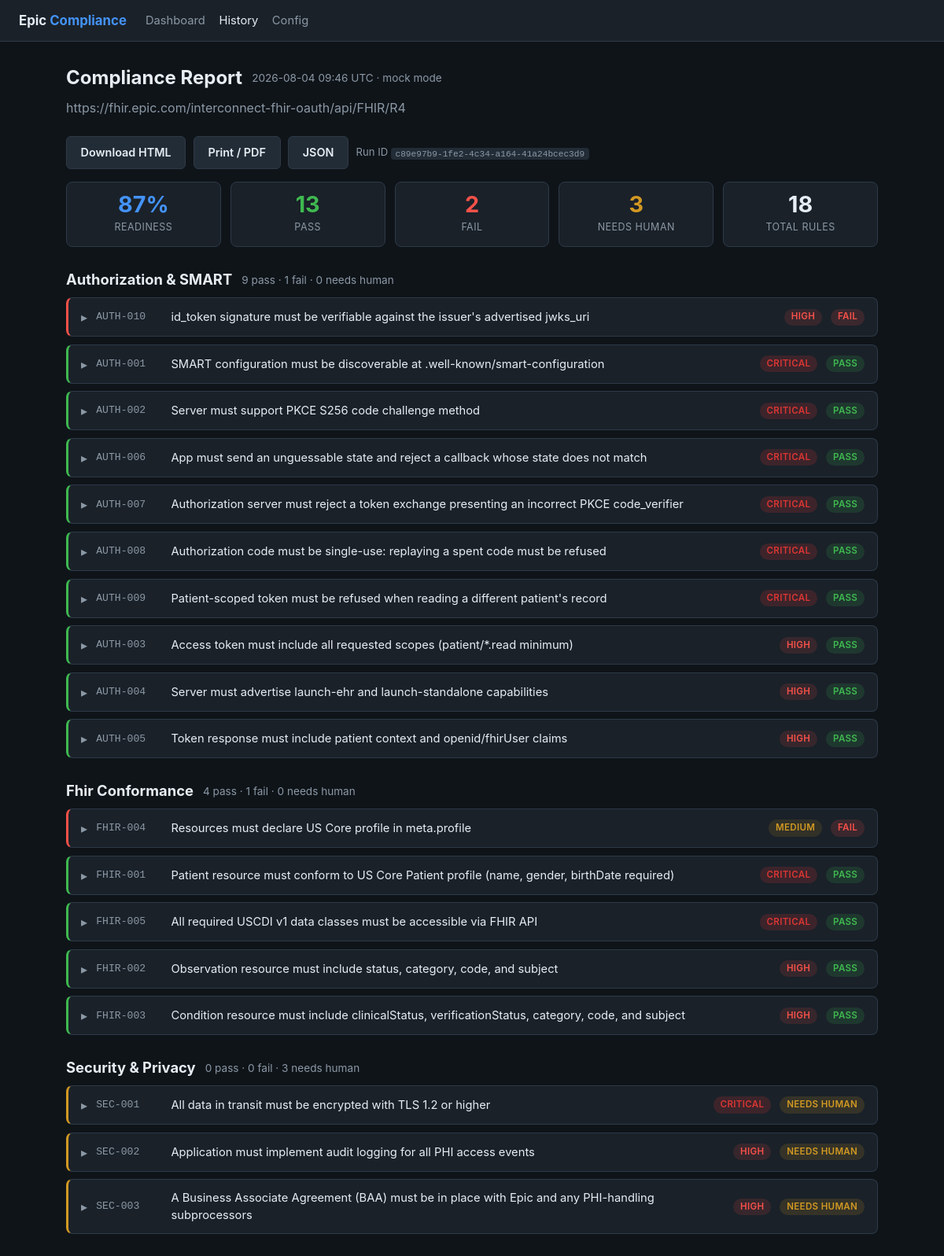
Page /runs/c89e97b9-1fe2-4c34-a164-41a24bcec3d9 on the committed database.
### tables this page shows
CREATE TABLE runs (
                run_id      TEXT PRIMARY KEY,
                created_at  TEXT NOT NULL,
                run_mode    TEXT NOT NULL,
                fhir_base_url TEXT NOT NULL,
                pass_count  INTEGER NOT NULL,
                fail_count  INTEGER NOT NULL,
                needs_human_count INTEGER NOT NULL,
                report_json TEXT NOT NULL,
                config_json TEXT NOT NULL
            );

### epic_compliance/api.py (the view)
@app.get("/runs/{run_id}", response_class=HTMLResponse)
def report_detail(request: Request, run_id: str) -> Any:
    run = _load_run_or_404(run_id)
    view = build_report_view(run["report"])
    return render(request, "report.html", view=view, run=run)

### epic_compliance/templates/report.html (shortened to what this page needs)
{% extends "base.html" %}
{% set active = "history" %}
{% block content %}
<div class="cat-header" style="margin-top:0">
  <h1 style="margin:0">Compliance Report</h1>
  <span class="mini">{{ run.created_at[:16].replace('T',' ') }} UTC &middot; {{ run.run_mode }} mode</span>
</div>
<p class="subtitle">{{ run.fhir_base_url }}</p>
{% include "_report_body.html" %}
{% endblock %}

### epic_compliance/templates/_report_body.html
{% import "_macros.html" as m %}
<div id="report-body">
  <div class="actions" style="margin-bottom:1rem">
    <a class="btn secondary" href="/runs/{{ view.run_id }}/export" download>Download HTML</a>
    <a class="btn secondary" href="/runs/{{ view.run_id }}/print" target="_blank">Print / PDF</a>
    <a class="btn secondary" href="/api/runs/{{ view.run_id }}">JSON</a>
    <span class="muted" style="font-size:0.82rem">Run ID <code class="inline">{{ view.run_id }}</code></span>
  </div>
  {{ m.tiles(view) }}
  {{ m.categories(view) }}
</div>

### epic_compliance/static/app.css (style rules this page uses)
:root { --bg: #0f1419; --surface: #1a2129; --surface-2: #222c37; --border: #2d3a47; --text: #e6edf3; --muted: #8b98a5; --accent: #4493f8; --pass: #3fb950; --fail: #f85149; --warn: #d29922; --crit: #da3633; --radius: 8px; --mono: ui-monospace, SFMono-Regular, "SF Mono", Menlo, Consolas, monospace; }
* { box-sizing: border-box; }
body { margin: 0; font-family: -apple-system, BlinkMacSystemFont, "Segoe UI", Roboto, Helvetica, Arial, sans-serif; background: var(--bg); color: var(--text); line-height: 1.5; }
a { color: var(--accent); text-decoration: none; }
h1 { font-size: 1.5rem; margin: 0 0 0.25rem; }
.subtitle { color: var(--muted); margin: 0 0 1.5rem; }
.cat-header { display: flex; align-items: center; gap: 0.75rem; margin: 1.75rem 0 0.5rem; }
.cat-header .mini { color: var(--muted); font-size: 0.85rem; }
.btn { display: inline-flex; align-items: center; gap: 0.4rem; padding: 0.55rem 1.1rem; background: var(--accent); color: #fff; border: none; border-radius: 6px; font-size: 0.9rem; font-weight: 600; cursor: pointer; font-family: inherit; }
.btn.secondary { background: var(--surface-2); color: var(--text); border: 1px solid var(--border); }
.actions { display: flex; gap: 0.6rem; flex-wrap: wrap; align-items: center; }
.muted { color: var(--muted); }
code.inline { font-family: var(--mono); background: var(--surface-2); padding: 0.1rem 0.35rem; border-radius: 4px; font-size: 0.85em; }

### rows in the picture
runs: created_at "2026-08-04 09:46", run_mode "mock", fhir_base_url "https://fhir.epic.com/interconnect-fhir-oauth/api/FHIR/R4", run_id "c89e97b9-1fe2-4c34-a164-41a24bcec3d9"

### other values in the picture
{{ view.score }} "87"
{{ view.counts.pass }} "13"
{{ view.counts.fail }} "2"
{{ view.counts.needs_human }} "3"
{{ view.total }} "18"
{{ cat.label }} "Authorization & SMART" "Fhir Conformance" "Security & Privacy"
{{ cat.counts.pass }} "9" "4" "0"
{{ cat.counts.fail }} "1" "1" "0"
{{ cat.counts.needs_human }} "0" "0" "3"
{{ item.rule_id }} "AUTH-010" "AUTH-001" "AUTH-002" "AUTH-006" "AUTH-007" "AUTH-008" "AUTH-009" "AUTH-003" "AUTH-004" "AUTH-005" "FHIR-004" "FHIR-001" "FHIR-005" "FHIR-002" "FHIR-003" "SEC-001" "SEC-002" "SEC-003"
{{ item.requirement or item.evidence }} "id_token signature must be verifiable against the issuer's advertised jwks_uri" "SMART configuration must be discoverable at .well-known/smart-configuration" "Server must support PKCE S256 code challenge method" "App must send an unguessable state and reject a callback whose state does not match" "Authorization server must reject a token exchange presenting an incorrect PKCE code_verifier" "Authorization code must be single-use: replaying a spent code must be refused" "Patient-scoped token must be refused when reading a different patient's record" "Access token must include all requested scopes (patient/*.read minimum)" "Server must advertise launch-ehr and launch-standalone capabilities" "Token response must include patient context and openid/fhirUser claims" "Resources must declare US Core profile in meta.profile" "Patient resource must conform to US Core Patient profile (name, gender, birthDate required)" "All required USCDI v1 data classes must be accessible via FHIR API" "Observation resource must include status, category, code, and subject" "Condition resource must include clinicalStatus, verificationStatus, category, code, and subject" "All data in transit must be encrypted with TLS 1.2 or higher" "Application must implement audit logging for all PHI access events" "A Business Associate Agreement (BAA) must be in place with Epic and any PHI-handling subprocessors"
{{ item.severity }} "HIGH" "CRITICAL" "CRITICAL" "CRITICAL" "CRITICAL" "CRITICAL" "CRITICAL" "HIGH" "HIGH" "HIGH" "MEDIUM" "CRITICAL" "CRITICAL" "HIGH" "HIGH" "CRITICAL" "HIGH" "HIGH"
{{ {'pass':'Pass','fail':'Fail','needs_human':'Needs Human'}[v] }} "FAIL" "PASS" "PASS" "PASS" "PASS" "PASS" "PASS" "PASS" "PASS" "PASS" "FAIL" "PASS" "PASS" "PASS" "PASS" "NEEDS HUMAN" "NEEDS HUMAN" "NEEDS HUMAN"
